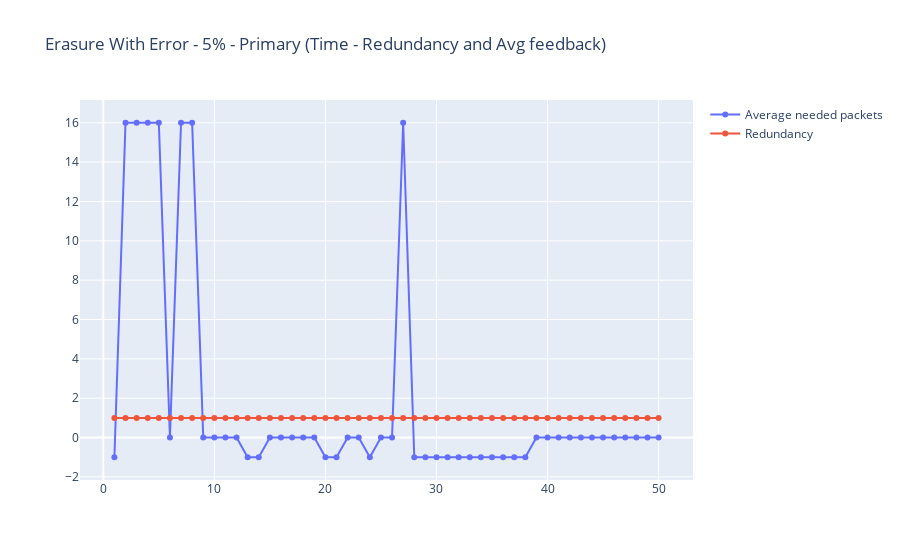
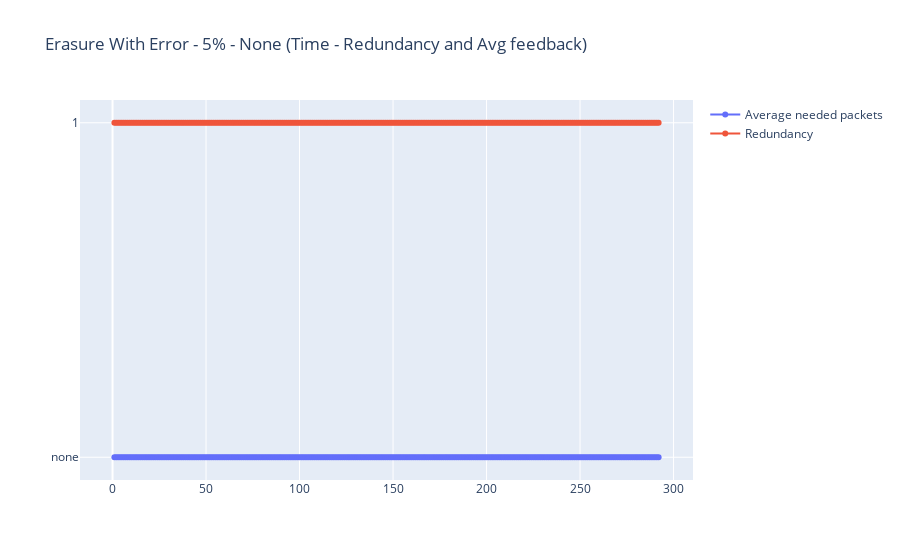
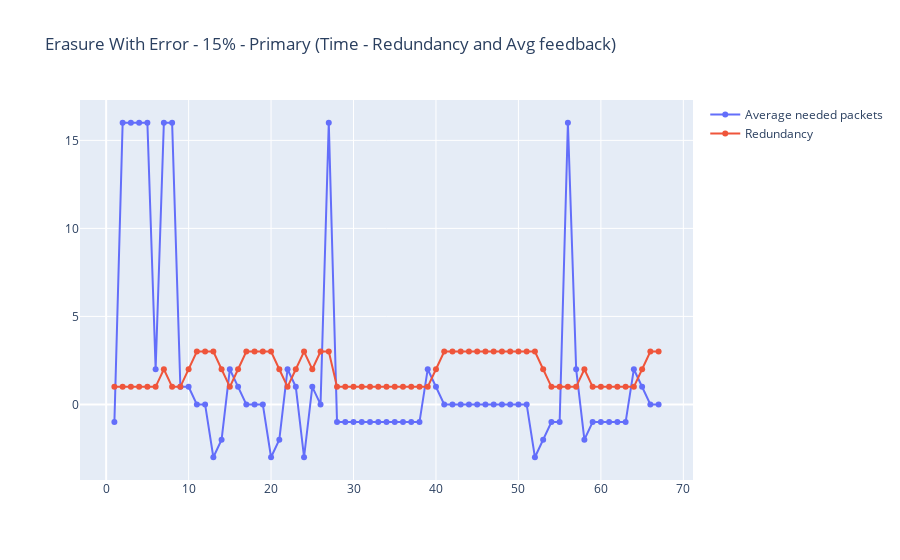
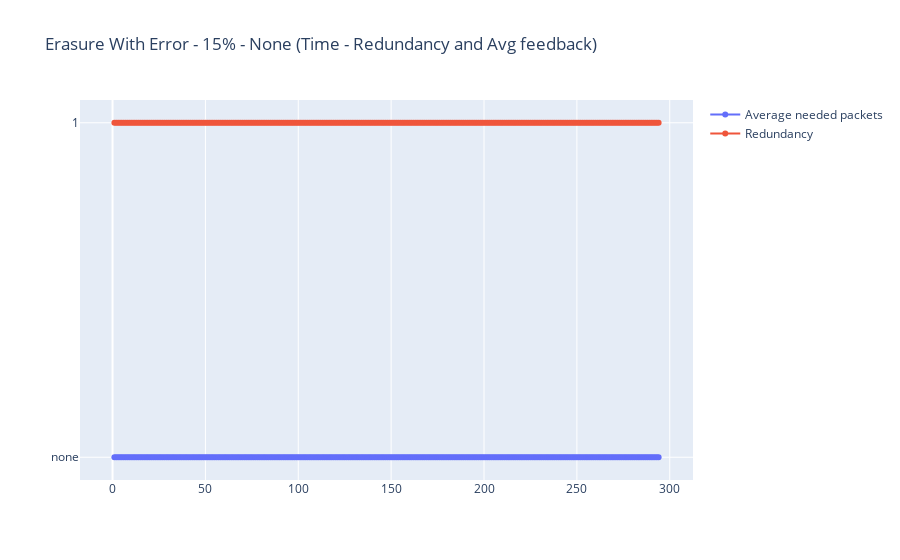

The notebook cell saved with these charts, in order:
### Code cell
for index,sim in enumerate(sims):
    dataframe = sim[0]
    fig = go.Figure()
    name=dataframe.name+' (Time - Redundancy and Avg feedback)'
    fig.update_layout(title_text=name,)


    fig.add_trace(go.Scatter(
        x=dataframe["time"],
        y=dataframe.query("type=='feedback'")["average feedback"],
        mode="lines+markers",
        name="Average needed packets",
        textposition="top center",
    ))

    fig.add_trace(go.Scatter(
        x=dataframe["time"],
        y=dataframe.query("type=='send'")["redundancy"],
        mode="lines+markers",
        name="Redundancy",
        textposition="top center"
    ))


    fig.show()
    fig.write_image(figues_path+name+".pdf")

### Figure 1 — Plotly figure (JSON) as saved in the notebook; plotly's stock layout.template omitted (floating-point values rounded to 4 significant figures; data arrays with more than 128 entries replaced by an {"elided": "..."} marker saying what was removed)
{"data": [{"mode": "lines+markers", "name": "Average needed packets", "textposition": "top center", "type": "scatter", "x": {"elided": "150 int values"}, "y": [-1, 16, 16, 16, 16, 0, 16, 16, 0, 0, 0, 0, -1, -1, 0, 0, 0, 0, 0, -1, -1, 0, 0, -1, 0, 0, 16, -1, -1, -1, -1, -1, -1, -1, -1, -1, -1, -1, 0, 0, 0, 0, 0, 0, 0, 0, 0, 0, 0, 0]}, {"mode": "lines+markers", "name": "Redundancy", "textposition": "top center", "type": "scatter", "x": {"elided": "150 int values"}, "y": [1, 1, 1, 1, 1, 1, 1, 1, 1, 1, 1, 1, 1, 1, 1, 1, 1, 1, 1, 1, 1, 1, 1, 1, 1, 1, 1, 1, 1, 1, 1, 1, 1, 1, 1, 1, 1, 1, 1, 1, 1, 1, 1, 1, 1, 1, 1, 1, 1, 1]}], "layout": {"autosize": true, "title": {"text": "Erasure With Error - 5% - Primary (Time - Redundancy and Avg feedback)"}, "xaxis": {"autorange": true, "range": [-1.92, 52.92], "type": "linear"}, "yaxis": {"autorange": true, "range": [-2.403, 17.4], "type": "linear"}}}

### Figure 2 — Plotly figure (JSON) as saved in the notebook; plotly's stock layout.template omitted (floating-point values rounded to 4 significant figures; data arrays with more than 128 entries replaced by an {"elided": "..."} marker saying what was removed)
{"data": [{"mode": "lines+markers", "name": "Average needed packets", "textposition": "top center", "type": "scatter", "x": {"elided": "876 int values"}, "y": {"elided": "292 str values"}}, {"mode": "lines+markers", "name": "Redundancy", "textposition": "top center", "type": "scatter", "x": {"elided": "876 int values"}, "y": {"elided": "292 int values"}}], "layout": {"autosize": true, "title": {"text": "Erasure With Error - 5% - None (Time - Redundancy and Avg feedback)"}, "xaxis": {"autorange": true, "range": [-16.34, 309.3], "type": "linear"}, "yaxis": {"autorange": true, "range": [-0.08252, 1.083], "type": "category"}}}

### Figure 3 — Plotly figure (JSON) as saved in the notebook; plotly's stock layout.template omitted (floating-point values rounded to 4 significant figures; data arrays with more than 128 entries replaced by an {"elided": "..."} marker saying what was removed)
{"data": [{"mode": "lines+markers", "name": "Average needed packets", "textposition": "top center", "type": "scatter", "x": {"elided": "201 int values"}, "y": [-1, 16, 16, 16, 16, 2, 16, 16, 1, 1, 0, 0, -3, -2, 2, 1, 0, 0, 0, -3, -2, 2, 1, -3, 1, 0, 16, -1, -1, -1, -1, -1, -1, -1, -1, -1, -1, -1, 2, 1, 0, 0, 0, 0, 0, 0, 0, 0, 0, 0, 0, -3, -2, -1, -1, 16, 2, -2, -1, -1, -1, -1, -1, 2, 1, 0, 0]}, {"mode": "lines+markers", "name": "Redundancy", "textposition": "top center", "type": "scatter", "x": {"elided": "201 int values"}, "y": [1, 1, 1, 1, 1, 1, 2, 1, 1, 2, 3, 3, 3, 2, 1, 2, 3, 3, 3, 3, 2, 1, 2, 3, 2, 3, 3, 1, 1, 1, 1, 1, 1, 1, 1, 1, 1, 1, 1, 2, 3, 3, 3, 3, 3, 3, 3, 3, 3, 3, 3, 3, 2, 1, 1, 1, 1, 2, 1, 1, 1, 1, 1, 1, 2, 3, 3]}], "layout": {"autosize": true, "title": {"text": "Erasure With Error - 15% - Primary (Time - Redundancy and Avg feedback)"}, "xaxis": {"autorange": true, "range": [-2.933, 70.93], "type": "linear"}, "yaxis": {"autorange": true, "range": [-4.568, 17.57], "type": "linear"}}}

### Figure 4 — Plotly figure (JSON) as saved in the notebook; plotly's stock layout.template omitted (floating-point values rounded to 4 significant figures; data arrays with more than 128 entries replaced by an {"elided": "..."} marker saying what was removed)
{"data": [{"mode": "lines+markers", "name": "Average needed packets", "textposition": "top center", "type": "scatter", "x": {"elided": "882 int values"}, "y": {"elided": "294 str values"}}, {"mode": "lines+markers", "name": "Redundancy", "textposition": "top center", "type": "scatter", "x": {"elided": "882 int values"}, "y": {"elided": "294 int values"}}], "layout": {"autosize": true, "title": {"text": "Erasure With Error - 15% - None (Time - Redundancy and Avg feedback)"}, "xaxis": {"autorange": true, "range": [-16.46, 311.5], "type": "linear"}, "yaxis": {"autorange": true, "range": [-0.08252, 1.083], "type": "category"}}}
